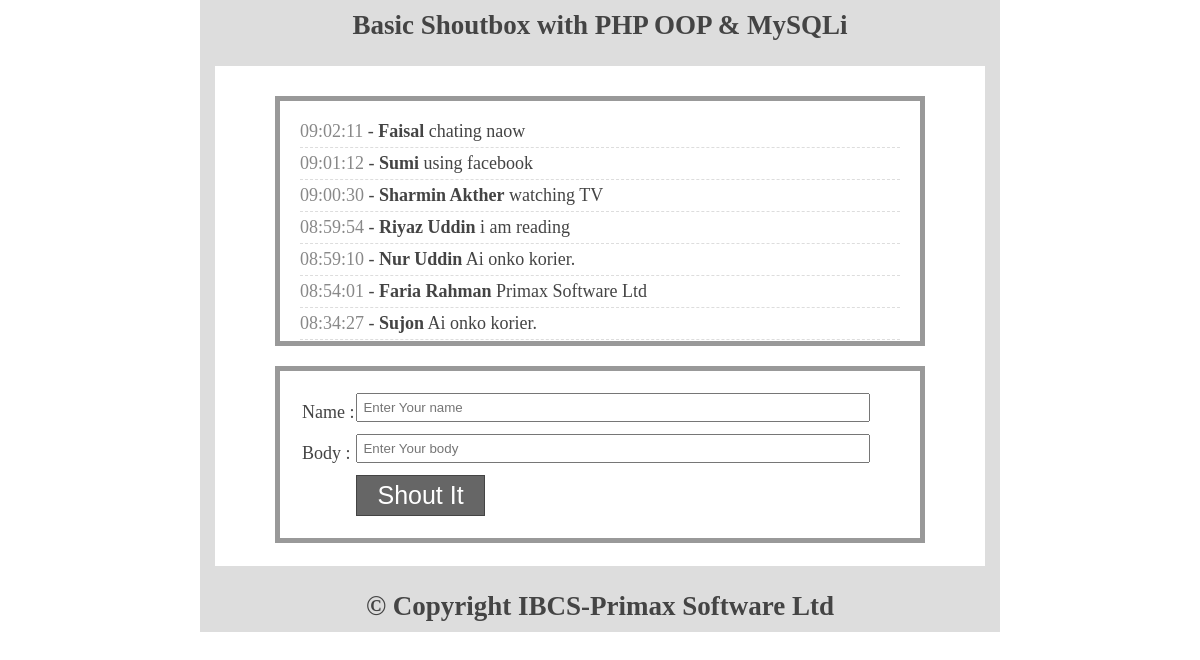
The page / on the database its author committed.
### tables this page shows
CREATE TABLE `tbl_box` (
  `id` int(11) NOT NULL,
  `name` varchar(255) NOT NULL,
  `body` text NOT NULL,
  `time` time NOT NULL
);

### Database.php (called while the page is built, shortened)
<?php
class Database{
 public $host   = DB_HOST;
 public $user   = DB_USER;
 public $pass   = DB_PASS;
 public $dbname = DB_NAME;
 public $link;
private function connectDB(){
 $this->link = new mysqli($this->host, $this->user, $this->pass,
  $this->dbname);
 }
public function select($query){
  $result = $this->link->query($query) or
   die($this->link->error.__LINE__);
  if($result->num_rows > 0){
    return $result;
  } else {
    return false;
  }
 }
}
?>

### shout.php (called while the page is built, shortened)
<?php
include_once "Database.php";
class shout{
	private $db;
	public function __construct(){
		$this->db = new Database();
	}
	public function getAllData(){
		$query = "SELECT * FROM tbl_box ORDER BY id DESC";
		$result = $this->db->select($query);
		return $result;
	}
}
?>

### index.php (the view, shortened to what this page needs)
<?php
	include_once "shout.php";
	$shout = new shout();
?>
<!DOCTYPE html>
<html>
<head>
	<link rel="stylesheet" type="text/css" href="style.css">
</head>
<body>
	<div class="wrapper clr">
	<header class="headersection">
		<h2>Basic Shoutbox with PHP OOP & MySQLi</h2>
	</header>
		<section class="content clr">
			<div class="box">
				<ul>
<?php
	$getData = $shout->getAllData();
	if ($getData) {
		while ($data = $getData->fetch_assoc()) { ?>
			<li><span><?php echo $data['time']; ?></span> - <b><?php echo $data['name']; ?></b> <?php echo $data['body']; ?></li>
<?php } }?>
				</ul>
			</div>
			<div class="shoutform clr">
				<form action="" method="post">
					<table>
						<tr>
							<td>Name :</td>
							<td><input type="text" name="name" required placeholder="Enter Your name"/></td>
						</tr>
						<tr>
							<td>Body :</td>
							<td><input type="text" name="body" required placeholder="Enter Your body"/></td>
						</tr>
						<tr>
							<td></td>
							<td><input type="submit" value="Shout It"/></td>
						</tr>
					</table>
				</form>
			</div>
		</section>
			<footer class="footersection">
				<h2>&copy; Copyright IBCS-Primax Software Ltd</h2>
			</footer>
	</div>
</body>
</html>

### style.css (style rules this page uses)
* { margin: 0; padding: 0; outline: 0; }
body { font-family: verdana; font-size: 18px; color: #444; }
.wrapper { width: 800px; margin: 0 auto; }
.clr { overflow: hidden; }
.headersection, .footersection { background: #ddd; padding: 10px; text-align: center; }
.content { border: 15px solid #ddd; min-height: 500px; }
.box { border: 5px solid #999; margin: 30px auto 0; padding:20px; width: 600px; height: 200px; overflow: scroll; }
.box ul { margin: 0; padding: 0; list-style: none; }
.box ul li { display: block; border-bottom: 1px dashed #ddd; margin-bottom: 5px; padding-bottom: 5px; }
.box span { color: #888; }
.shoutform { border: 5px solid #999; margin: 20px auto 10px; padding:20px; width: 600px; }
input[type="text"] { padding: 5px; width: 500px; margin-bottom: 10px; }
input[type="submit"] { background: #666; border: 1px solid #444; color: #fff; cursor: pointer; font-size: 25px; padding: 5px 20px; }

### rows shown on the page
tbl_box: time "09:02:11", name "Faisal", body "chating naow"
tbl_box: time "09:01:12", name "Sumi", body "using facebook"
tbl_box: time "09:00:30", name "Sharmin Akther", body "watching TV"
tbl_box: time "08:59:54", name "Riyaz Uddin", body "i am reading"
tbl_box: time "08:59:10", name "Nur Uddin", body "Ai onko korier."
tbl_box: time "08:54:01", name "Faria Rahman", body "Primax Software Ltd"
tbl_box: time "08:34:27", name "Sujon", body "Ai onko korier."
